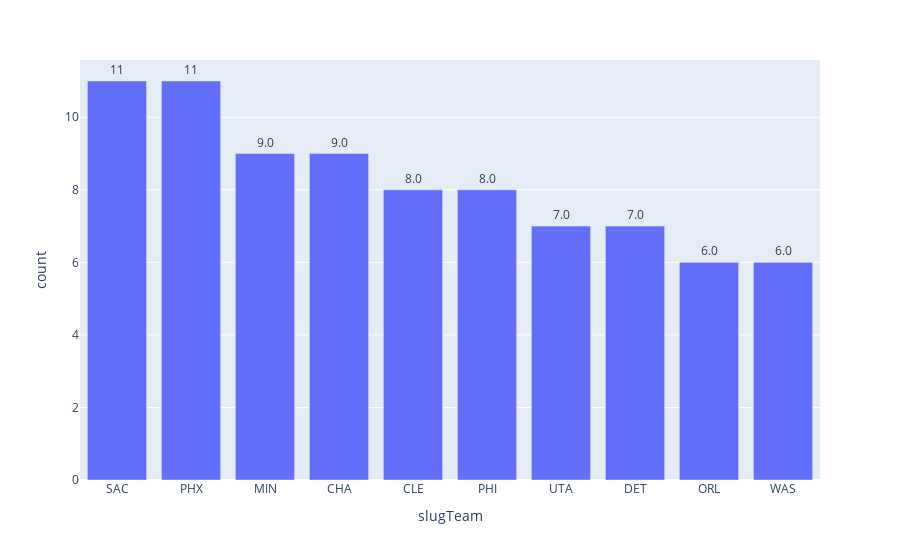

Here is the notebook cell this chart was saved with:
### Markdown cell above
## Visualization

### Code cell
fig = px.bar(test, x='slugTeam', y='count', text = 'count')
fig.update_traces(texttemplate='%{text:.2s}', textposition='outside')
fig.update_layout(uniformtext_minsize=8, uniformtext_mode='hide')
fig.show()

### Figure 1 — Plotly figure (JSON) as saved in the notebook; plotly's stock layout.template omitted (floating-point values rounded to 4 significant figures)
{"data": [{"alignmentgroup": "True", "hovertemplate": "slugTeam=%{x}<br>count=%{text}<extra></extra>", "legendgroup": "", "marker": {"color": "#636efa"}, "name": "", "offsetgroup": "", "orientation": "v", "showlegend": false, "text": [11, 11, 9, 9, 8, 8, 7, 7, 6, 6], "textposition": "outside", "texttemplate": "%{text:.2s}", "type": "bar", "x": ["SAC", "PHX", "MIN", "CHA", "CLE", "PHI", "UTA", "DET", "ORL", "WAS"], "xaxis": "x", "y": [11, 11, 9, 9, 8, 8, 7, 7, 6, 6], "yaxis": "y"}], "layout": {"barmode": "relative", "legend": {"tracegroupgap": 0}, "margin": {"t": 60}, "uniformtext": {"minsize": 8, "mode": "hide"}, "xaxis": {"anchor": "y", "domain": [0, 1], "title": {"text": "slugTeam"}}, "yaxis": {"anchor": "x", "domain": [0, 1], "title": {"text": "count"}}}}
